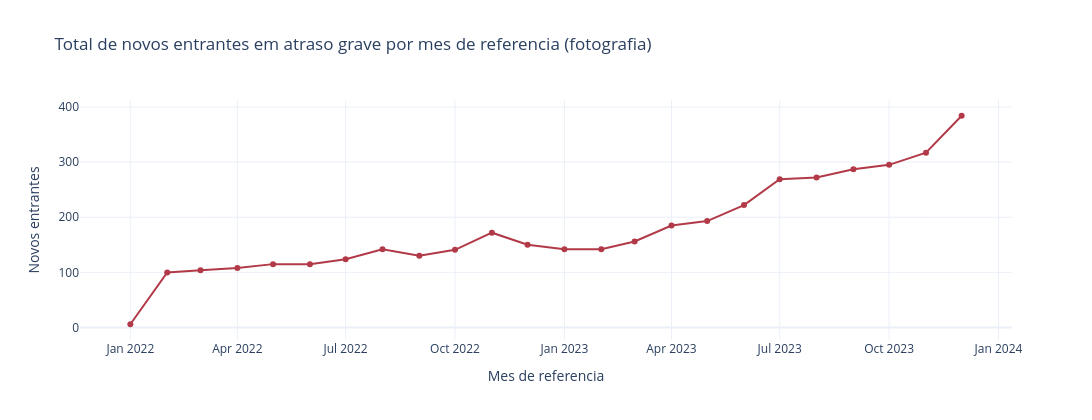

Source (notebook cell):
### Markdown cell above
### Checagem rápida: a inadimplência agregada está mesmo subindo?

### Code cell
total_mensal = painel.groupby("mes_calendario")["entrantes_90mais"].sum().reset_index()

fig_check = go.Figure()
fig_check.add_trace(go.Scatter(
    x=total_mensal["mes_calendario"], y=total_mensal["entrantes_90mais"],
    mode="lines+markers", name="Novos entrantes em 90+ / mes", line=dict(color="#B23A48", width=2),
))
fig_check.update_layout(
    title="Total de novos entrantes em atraso grave por mes de referencia (fotografia)",
    xaxis_title="Mes de referencia", yaxis_title="Novos entrantes",
    template="plotly_white", width=1400, height=420,
)
fig_check.show()

### Figure 1 — Plotly figure (JSON) as saved in the notebook; plotly's stock layout.template omitted (floating-point values rounded to 4 significant figures)
{"data": [{"line": {"color": "#B23A48", "width": 2}, "mode": "lines+markers", "name": "Novos entrantes em 90+ / mes", "type": "scatter", "x": ["2022-01-01T00:00:00", "2022-02-01T00:00:00", "2022-03-01T00:00:00", "2022-04-01T00:00:00", "2022-05-01T00:00:00", "2022-06-01T00:00:00", "2022-07-01T00:00:00", "2022-08-01T00:00:00", "2022-09-01T00:00:00", "2022-10-01T00:00:00", "2022-11-01T00:00:00", "2022-12-01T00:00:00", "2023-01-01T00:00:00", "2023-02-01T00:00:00", "2023-03-01T00:00:00", "2023-04-01T00:00:00", "2023-05-01T00:00:00", "2023-06-01T00:00:00", "2023-07-01T00:00:00", "2023-08-01T00:00:00", "2023-09-01T00:00:00", "2023-10-01T00:00:00", "2023-11-01T00:00:00", "2023-12-01T00:00:00"], "y": [6, 100, 104, 108, 115, 115, 124, 142, 130, 141, 172, 150, 142, 142, 156, 185, 193, 222, 269, 272, 287, 295, 317, 384]}], "layout": {"height": 420, "title": {"text": "Total de novos entrantes em atraso grave por mes de referencia (fotografia)"}, "width": 1400, "xaxis": {"title": {"text": "Mes de referencia"}}, "yaxis": {"title": {"text": "Novos entrantes"}}}}
